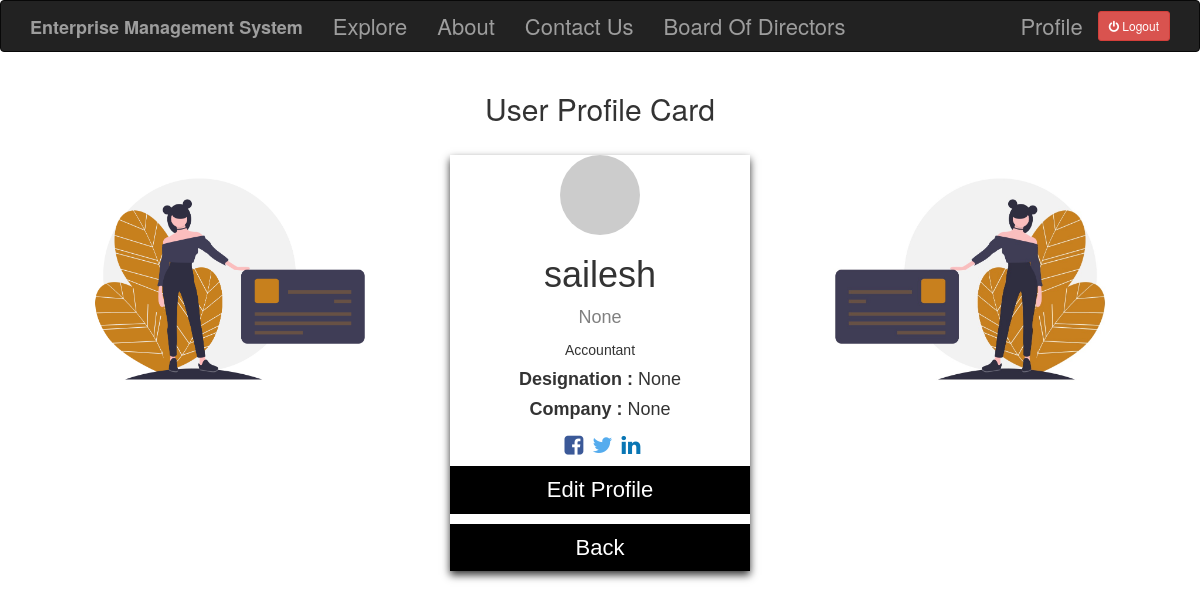
The page /user/sailesh (signed in) on the database its author committed.
### app/models.py (models this page shows, shortened)
class User(UserMixin,db.Model):
    id = db.Column(db.Integer,primary_key=True)
    username = db.Column(db.String(64), index=True,unique=True)
    email = db.Column(db.String(120),index=True,unique=True)
    password_hash = db.Column(db.String(128))
    job = db.Column(db.String(64))
    company = db.Column(db.String(64))
    designation = db.Column(db.String(64))
    posts = db.relationship('Post',backref='author',lazy='dynamic')
    comment = db.relationship('Comment',backref='comment_by',lazy='dynamic')
    about_me = db.Column(db.String(140))
    facebook = db.Column(db.String(64))
    twitter = db.Column(db.String(64))
    linkedin = db.Column(db.String(64))
    last_seen = db.Column(db.DateTime, default=datetime.utcnow)
    def avatar(self, size):
        digest = md5(self.email.lower().encode('utf-8')).hexdigest()
        return 'https://www.gravatar.com/avatar/{}?d=identicon&s={}'.format(digest,size)

### app/routes.py (the view)
@app.route('/user/<username>')
@login_required
def user(username):
    user = User.query.filter_by(username=username).first_or_404()
    posts = [{'author': user, 'body': 'Test post #1'},{'author': user,'body': 'Test post #2'}]
    return render_template('user.html',user=user,posts=posts)

### app/models.py (called while the page is built)
@login.user_loader
def load_user(id):
    return User.query.get(int(id))

### app/routes.py (called while the page is built)
@app.before_request
def before_request():
    if current_user.is_authenticated:
        current_user.last_seen = datetime.utcnow()
        db.session.commit()

### app/templates/user.html (shortened to what this page needs)
{% extends "base.html" %}
{% block app_content %}
<link rel="stylesheet" href="https://cdnjs.cloudflare.com/ajax/libs/font-awesome/4.7.0/css/font-awesome.min.css">
<h2 style="text-align:center">User Profile Card</h2>
<br>
<div class="col-md-12">
  <div class="col-md-4">
    <img src="{{ url_for('static', filename= 'images/profile1.png')}}" alt="profile" style="max-width: 100%; height: auto;">
  </div>
  <div class="col-md-4">
    <div class="card">
      <img src="{{ user.avatar(150) }}" alt="Gravtar" style="border-radius:60%;">
      <br>
      <h1>{{ user.username }}</h1>
      <p class="title">{{ user.about_me }}</p>
      {% if user.job == "Acc" %}
        <p>Accountant</p>
      {% else %}
        <h3>Enterpurner</h3>
      {% endif %}
      {% if user.designation != "" %}
        <h4><b>Designation :</b>  {{ user.designation }}</h4>
      {% endif %}
      {% if user.company != "" %}
        <h4><b>Company :</b>   {{ user.company }}</h4>
      {% endif %}
      <a href="{{ user.facebook }}" style="margin-left:5px; color:#3b5998;"><i class="fa fa-facebook-square fa-1x"></i></a>
      <a href="{{ user.twitter }}" style="margin-left:5px; color:#55acee;"><i class="fa fa-twitter fa-1x"></i></a>
      <a href="{{ user.linkedin }}" style="margin-left:5px;color:#0976b4;"><i class="fa fa-linkedin fa-1x"></i></a>
      <p style="margin-top: 5px;"><button><a href="{{ url_for('edit_profile') }}">Edit Profile</button></a></p>
      {% if current_user.job =='Acc' %}
       <p style="margin-top: 5px;"><button><a href="{{ url_for('acc_index') }}">Back</button></a></p>
      {% else %}
        <p style="margin-top: 5px;"><button><a href="{{ url_for('index') }}">Back</button></a></p>
      {% endif %}
    </div>
  </div>
  <div class="col-md-4">
    <img src="{{ url_for('static', filename= 'images/profile2.jpg')}}" alt="profile" style="max-width: 100%; height: auto;">
  </div>
</div>
{% endblock %}

### app/templates/user.html (style rules this page uses)
.card { box-shadow: 0 4px 8px 0 rgba(0, 0, 0, 0.8); max-width: 300px; margin: auto; text-align: center; font-family: arial; }
.title { color: grey; font-size: 18px; }
button { border: none; outline: 0; display: inline-block; padding: 8px; color: white; background-color: #000; text-align: center; cursor: pointer; width: 100%; font-size: 18px; }
a { text-decoration: none; font-size: 22px; color: white; }

### rows shown on the page
User: username "sailesh", about_me "None", designation "None", company "None"
